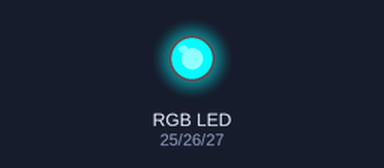
A sketch run on a simulated ESP32. Parts: an RGB LED mixed from three pins (HIGH = lit).

Above: at 0.05 s.
At 0.9 s:
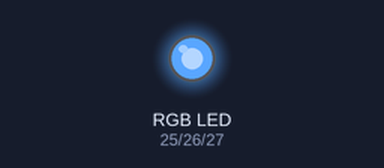
At 1.8 s:
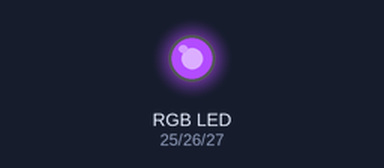
At 3.6 s:
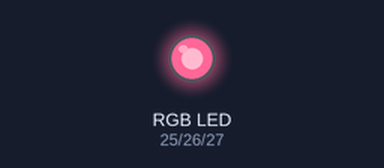
At 5.4 s:
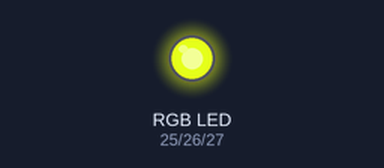
At 7.2 s:
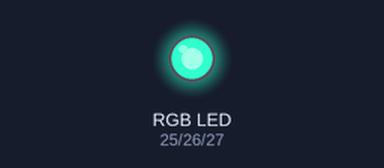
Timing chart, 0 to 10.0 s (numbered marks = the images above):
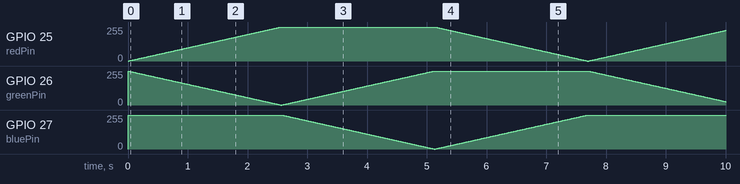

The sketch:

mood_light.ino
```cpp
// --- ESP32 Rainbow Effect (Common Anode using analogWrite) ---

// Define the GPIO pins for your RGB LED
const int redPin = 25;
const int greenPin = 26;
const int bluePin = 27;

void setup() {
  // Set the LED pins as outputs
  pinMode(redPin, OUTPUT);
  pinMode(greenPin, OUTPUT);
  pinMode(bluePin, OUTPUT);
}

void loop() {
  // The color brightness will change from 0 to 255
  for (int brightness = 0; brightness <= 255; brightness++) {
    // Phase 1: Fade from Red to Green
    // Red fades out (value goes from 0 to 255 -> off)
    // Green fades in (value goes from 255 to 0 -> on)
    analogWrite(redPin, 255 - (255 - brightness));
    analogWrite(greenPin, 255 - brightness);
    analogWrite(bluePin, 255); // Blue is off
    delay(10);
  }

  for (int brightness = 0; brightness <= 255; brightness++) {
    // Phase 2: Fade from Green to Blue
    // Green fades out
    // Blue fades in
    analogWrite(redPin, 255); // Red is off
    analogWrite(greenPin, 255 - (255 - brightness));
    analogWrite(bluePin, 255 - brightness);
    delay(10);
  }

  for (int brightness = 0; brightness <= 255; brightness++) {
    // Phase 3: Fade from Blue to Red
    // Blue fades out
    // Red fades in
    analogWrite(redPin, 255 - brightness);
    analogWrite(greenPin, 255); // Green is off
    analogWrite(bluePin, 255 - (255 - brightness));
    delay(10);
  }
}
```
